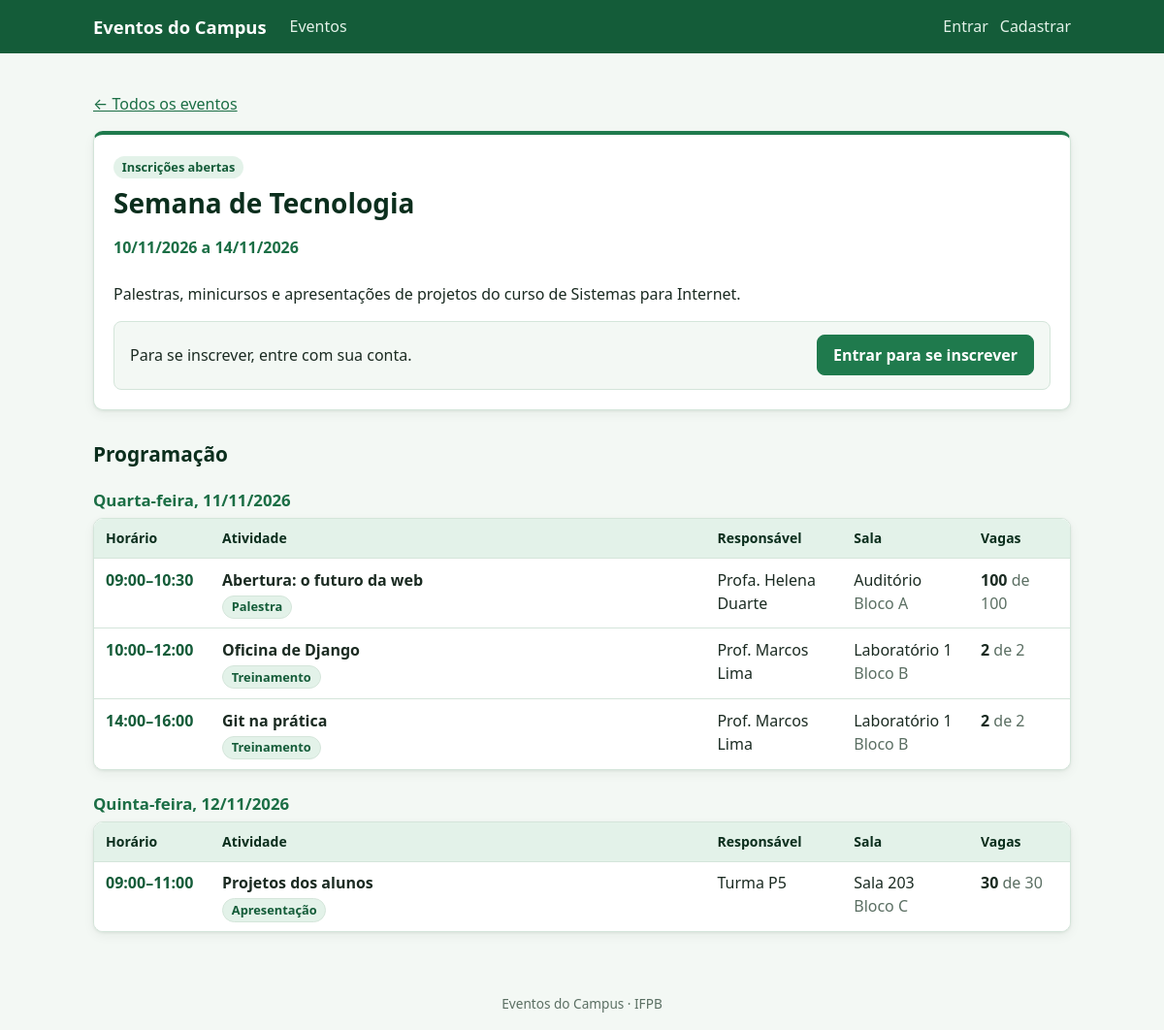
/eventos/1/, run on the app's committed database.
### eventos/models.py (models this page shows, shortened)
class Evento(models.Model):
    nome = models.CharField('nome', max_length=200)
    descricao = models.TextField('descrição')
    data_inicio = models.DateField('data de início')
    data_fim = models.DateField('data de fim')
    inscricoes_abertas = models.BooleanField('inscrições abertas', default=True)
    organizador = models.ForeignKey(
        settings.AUTH_USER_MODEL,
        on_delete=models.PROTECT,
        related_name='eventos_organizados',
        verbose_name='organizador',
    )
    class Meta:
        verbose_name = 'evento'
        verbose_name_plural = 'eventos'
        ordering = ['data_inicio', 'nome']
        constraints = [
            models.CheckConstraint(
                check=Q(data_fim__gte=F('data_inicio')),
                name='evento_fim_depois_do_inicio',
                violation_error_message='A data de fim não pode ser anterior à data de início.',
            ),
        ]

class Atividade(models.Model):
    class Tipo(models.TextChoices):
        PALESTRA = 'PALESTRA', 'Palestra'
        TREINAMENTO = 'TREINAMENTO', 'Treinamento'
        APRESENTACAO = 'APRESENTACAO', 'Apresentação'
    evento = models.ForeignKey(
        Evento,
        on_delete=models.CASCADE,
        related_name='atividades',
        verbose_name='evento',
    )
    titulo = models.CharField('título', max_length=200)
    tipo = models.CharField('tipo', max_length=20, choices=Tipo.choices)
    descricao = models.TextField('descrição')
    responsavel = models.CharField('responsável', max_length=100)
    sala = models.ForeignKey(
        Sala,
        on_delete=models.PROTECT,
        related_name='atividades',
        verbose_name='sala',
    )
    data_hora_inicio = models.DateTimeField('data e hora de início')
    data_hora_fim = models.DateTimeField('data e hora de fim')
    objects = AtividadeQuerySet.as_manager()
    class Meta:
        verbose_name = 'atividade'
        verbose_name_plural = 'atividades'
        ordering = ['data_hora_inicio', 'titulo']
        constraints = [
            models.CheckConstraint(
                check=Q(data_hora_fim__gte=F('data_hora_inicio')),
                name='atividade_fim_depois_do_inicio',
                violation_error_message='A data e hora de fim não podem ser anteriores à data e hora de início.',
            ),
        ]

class Sala(models.Model):
    nome = models.CharField('nome', max_length=100)
    bloco = models.CharField('bloco', max_length=100)
    capacidade = models.PositiveIntegerField('capacidade', validators=[MinValueValidator(1)])
    class Meta:
        verbose_name = 'sala'
        ordering = ['bloco', 'nome']

### eventos/views.py (the view, shortened to what this page needs)
# urls.py: path('eventos/<int:pk>/', views.EventoDetailView.as_view(), name='detalhe'),
class EventoDetailView(DetailView):
    model = Evento
    context_object_name = 'evento'
    def get_context_data(self, **kwargs):
        contexto = super().get_context_data(**kwargs)
        atividades = list(self.object.atividades.com_vagas().select_related('sala'))
        for atividade in atividades:
            atividade.dia = timezone.localtime(atividade.data_hora_inicio).date()
            atividade.minha_inscricao = None
            atividade.conflita = False
        usuario = self.request.user
        inscricao_evento = None
        contexto['atividades'] = atividades
        contexto['inscricao_evento'] = inscricao_evento
        contexto['eh_organizador'] = self.object.organizador_id == usuario.id
        return contexto

### eventos/models.py (called while the page is built)
    def com_vagas(self):
        return self.annotate(
            total_inscritos=Count('inscricoes'),
            vagas_restantes=F('sala__capacidade') - Count('inscricoes'),
        )

### eventos/templates/eventos/evento_detail.html (shortened to what this page needs)
{% extends 'base.html' %}
{% block conteudo %}
<p><a href="{% url 'eventos:lista' %}">← Todos os eventos</a></p>
<section class="cartao destaque-evento">
    <div class="cabecalho-pagina">
        <div>
            {% if evento.inscricoes_abertas %}
                <span class="etiqueta">Inscrições abertas</span>
            {% else %}
                <span class="etiqueta etiqueta-perigo">Inscrições fechadas</span>
            {% endif %}
            <h1>{{ evento.nome }}</h1>
            <p class="periodo">
                {% if evento.data_inicio == evento.data_fim %}
                    {{ evento.data_inicio|date:"d/m/Y" }}
                {% else %}
                    {{ evento.data_inicio|date:"d/m/Y" }} a {{ evento.data_fim|date:"d/m/Y" }}
                {% endif %}
            </p>
        </div>
    </div>
    <p class="descricao">{{ evento.descricao|linebreaksbr }}</p>
    <div class="caixa-inscricao">
        {% if inscricao_evento %}
            <div>
                <span class="etiqueta">✓ Você está inscrito</span>
                <span class="texto-suave">desde {{ inscricao_evento.data|date:"d/m/Y H:i" }}</span>
            </div>
            <form method="post" action="{% url 'eventos:cancelar_inscricao_evento' inscricao_evento.pk %}"
                  onsubmit="return confirm('Cancelar a inscrição no evento? Você também sairá de todas as atividades dele.');">
                {% csrf_token %}
                <button type="submit" class="botao-perigo">Cancelar inscrição no evento</button>
            </form>
        {% elif not evento.inscricoes_abertas %}
            <span class="texto-suave">As inscrições deste evento estão encerradas.</span>
        {% elif user.is_authenticated %}
            <span>Inscreva-se no evento para escolher as atividades.</span>
            <form method="post" action="{% url 'eventos:inscrever_evento' evento.pk %}">
                {% csrf_token %}
                <button type="submit">Inscrever-se no evento</button>
            </form>
        {% else %}
            <span>Para se inscrever, entre com sua conta.</span>
            <a class="botao" href="{% url 'login' %}?next={{ request.path|urlencode }}">Entrar para se inscrever</a>
        {% endif %}
    </div>
</section>
<div class="cabecalho-pagina cabecalho-secao">
    <h2>Programação</h2>
</div>
{% regroup atividades by dia as dias %}
{% for dia in dias %}
    <h3 class="dia">{{ dia.grouper|date:"l, d/m/Y"|capfirst }}</h3>
    <div class="tabela-rolavel cartao sem-padding">
        <table class="tabela tabela-programacao{% if inscricao_evento or eh_organizador %} larga{% endif %}">
            <thead>
                <tr>
                    <th class="col-horario">Horário</th>
                    <th>Atividade</th>
                    <th class="col-responsavel">Responsável</th>
                    <th class="col-sala">Sala</th>
                    <th class="col-vagas">Vagas</th>
                </tr>
            </thead>
            <tbody>
                {% for atividade in dia.list %}
                    <tr{% if atividade.minha_inscricao %} class="linha-inscrita"{% endif %}>
                        <td class="horario">{{ atividade.data_hora_inicio|date:"H:i" }}–{{ atividade.data_hora_fim|date:"H:i" }}</td>
                        <td>
                            <strong>{{ atividade.titulo }}</strong><br>
                            <span class="etiqueta etiqueta-neutra">{{ atividade.get_tipo_display }}</span>
                        </td>
                        <td>{{ atividade.responsavel }}</td>
                        <td>{{ atividade.sala.nome }}<br><span class="texto-suave">Bloco {{ atividade.sala.bloco }}</span></td>
                        <td>
                            {% if atividade.vagas_restantes > 0 %}
                                <strong>{{ atividade.vagas_restantes }}</strong>
                                <span class="texto-suave">de {{ atividade.sala.capacidade }}</span>
                            {% else %}
                                <span class="etiqueta etiqueta-perigo">Lotada</span>
                            {% endif %}
                        </td>
                    </tr>
                {% endfor %}
            </tbody>
        </table>
    </div>
{% empty %}
    <div class="vazio">Nenhuma atividade cadastrada ainda.</div>
{% endfor %}
{% endblock %}

### templates/base.html (shortened to what this page needs)
{% load static %}<!DOCTYPE html>
<html lang="pt-br">
<head>
    <link rel="stylesheet" href="{% static 'css/estilo.css' %}">
</head>
<body>
    <header class="topo">
        <div class="topo-interno">
            <a class="marca" href="{% url 'eventos:lista' %}">Eventos do Campus</a>
            <nav class="nav">
                <a href="{% url 'eventos:lista' %}">Eventos</a>
                <div class="nav-usuario">
                    {% if user.is_authenticated %}
                        <span>Olá, {{ user.first_name|default:user.username }}</span>
                        <form class="em-linha" method="post" action="{% url 'logout' %}">
                            {% csrf_token %}
                            <button type="submit" class="botao-link">Sair</button>
                        </form>
                    {% else %}
                        <a href="{% url 'login' %}">Entrar</a>
                        <a href="{% url 'cadastro' %}">Cadastrar</a>
                    {% endif %}
                </div>
            </nav>
        </div>
    </header>
    <main class="conteudo">
        {% block conteudo %}{% endblock %}
    </main>
    <footer class="rodape">Eventos do Campus · IFPB</footer>
</body>
</html>

### static/css/estilo.css (style rules this page uses)
:root { --verde-950: #0b2e1d; --verde-800: #145c39; --verde-700: #1b6e45; --verde-600: #1f7a4d; --verde-400: #4caf7a; --verde-200: #b9e2c9; --verde-100: #e3f2e9; --verde-50: #f3f8f4; --texto: #1b2b22; --texto-suave: #5b6f63; --borda: #d4e5da; --superficie: #ffffff; --perigo: #b3261e; --perigo-claro: #fbe9e7; --aviso: #8a5a00; --aviso-claro: #fff4d6; --raio: 10px; --sombra: 0 1px 3px rgba(11, 46, 29, .08), 0 4px 12px rgba(11, 46, 29, .05); }
* { box-sizing: border-box; }
body { margin: 0; font-family: system-ui, -apple-system, "Segoe UI", Roboto, sans-serif; color: var(--texto); background: var(--verde-50); line-height: 1.5; }
a { color: var(--verde-700); }
h1, h2, h3 { color: var(--verde-950); line-height: 1.25; }
h1 { font-size: 1.75rem; margin: 0 0 .25rem; }
h2 { font-size: 1.3rem; margin: 2rem 0 .75rem; }
h3 { font-size: 1.05rem; margin: 0 0 .5rem; }
.topo { background: var(--verde-800); color: #fff; }
.topo-interno { max-width: 1040px; margin: 0 auto; padding: .85rem 1rem; display: flex; flex-wrap: wrap; align-items: center; gap: .75rem 1.5rem; }
.marca { color: #fff; font-weight: 700; font-size: 1.15rem; text-decoration: none; }
.nav { display: flex; flex-wrap: wrap; align-items: center; gap: .25rem 1rem; flex: 1; }
.nav a { color: var(--verde-100); text-decoration: none; }
.nav-usuario { margin-left: auto; display: flex; align-items: center; gap: .75rem; }
.conteudo { max-width: 1040px; margin: 0 auto; padding: 1.5rem 1rem 3rem; }
.rodape { text-align: center; color: var(--texto-suave); font-size: .85rem; padding: 1rem; }
.cabecalho-pagina { display: flex; flex-wrap: wrap; align-items: flex-end; justify-content: space-between; gap: 1rem; margin-bottom: 1.25rem; }
.texto-suave { color: var(--texto-suave); }
.cartao { background: var(--superficie); border: 1px solid var(--borda); border-radius: var(--raio); padding: 1.25rem; box-shadow: var(--sombra); }
.periodo { font-weight: 600; color: var(--verde-700); }
.destaque-evento { border-top: 4px solid var(--verde-600); }
.destaque-evento .cabecalho-pagina { margin-bottom: .5rem; }
.destaque-evento h1 { margin-top: .5rem; }
.descricao { margin: 0; }
h3.dia { margin: 1.5rem 0 .5rem; color: var(--verde-700); }
.tabela-programacao { table-layout: fixed; min-width: 680px; }
.col-horario { width: 7.5rem; }
.col-responsavel { width: 14%; }
.col-sala { width: 13%; }
.col-vagas { width: 6.5rem; }
.caixa-inscricao { display: flex; flex-wrap: wrap; align-items: center; justify-content: space-between; gap: .75rem; margin-top: 1rem; padding: .85rem 1rem; border-radius: 8px; background: var(--verde-50); border: 1px solid var(--borda); }
.cabecalho-secao { margin: 2rem 0 0; align-items: center; }
.cabecalho-secao h2 { margin: 0; }
.cartao.sem-padding { padding: 0; overflow: hidden; }
.horario { font-weight: 700; color: var(--verde-800); white-space: nowrap; }
.etiqueta-neutra { background: var(--verde-50); color: var(--texto-suave); border: 1px solid var(--borda); font-weight: 500; margin-top: .25rem; }
.botao, button { display: inline-block; border: 1px solid var(--verde-600); background: var(--verde-600); color: #fff; padding: .5rem 1rem; border-radius: 8px; font: inherit; font-weight: 600; text-decoration: none; cursor: pointer; }
.etiqueta { display: inline-block; padding: .1rem .55rem; border-radius: 999px; font-size: .8rem; font-weight: 600; background: var(--verde-100); color: var(--verde-800); }
.tabela-rolavel { overflow-x: auto; }
.tabela { width: 100%; border-collapse: collapse; background: var(--superficie); }
.tabela th, .tabela td { padding: .6rem .75rem; text-align: left; border-bottom: 1px solid var(--borda); vertical-align: top; }
.tabela th { background: var(--verde-100); color: var(--verde-950); font-size: .875rem; }
.tabela tr:last-child td { border-bottom: none; }

### data on the page
Evento: nome "Semana de Tecnologia", data_inicio "10/11/2026", data_fim "14/11/2026", descricao "Palestras, minicursos e apresentações de projetos do curso de Sistemas para Internet."
Atividade: data_hora_inicio "09:00", data_hora_fim "10:30", titulo "Abertura: o futuro da web", tipo "Palestra", responsavel "Profa. Helena Duarte", sala.nome "Auditório", sala.bloco "A", vagas_restantes "100", sala.capacidade "100"
Atividade: data_hora_inicio "10:00", data_hora_fim "12:00", titulo "Oficina de Django", tipo "Treinamento", responsavel "Prof. Marcos Lima", sala.nome "Laboratório 1", sala.bloco "B", vagas_restantes "2", sala.capacidade "2"
Atividade: data_hora_inicio "14:00", data_hora_fim "16:00", titulo "Git na prática", tipo "Treinamento", responsavel "Prof. Marcos Lima", sala.nome "Laboratório 1", sala.bloco "B", vagas_restantes "2", sala.capacidade "2"
Atividade: data_hora_inicio "09:00", data_hora_fim "11:00", titulo "Projetos dos alunos", tipo "Apresentação", responsavel "Turma P5", sala.nome "Sala 203", sala.bloco "C", vagas_restantes "30", sala.capacidade "30"

### other printed values
{{ dia.grouper|date:"l, d/m/Y"|capfirst }} "Quarta-feira, 11/11/2026" "Quinta-feira, 12/11/2026"
